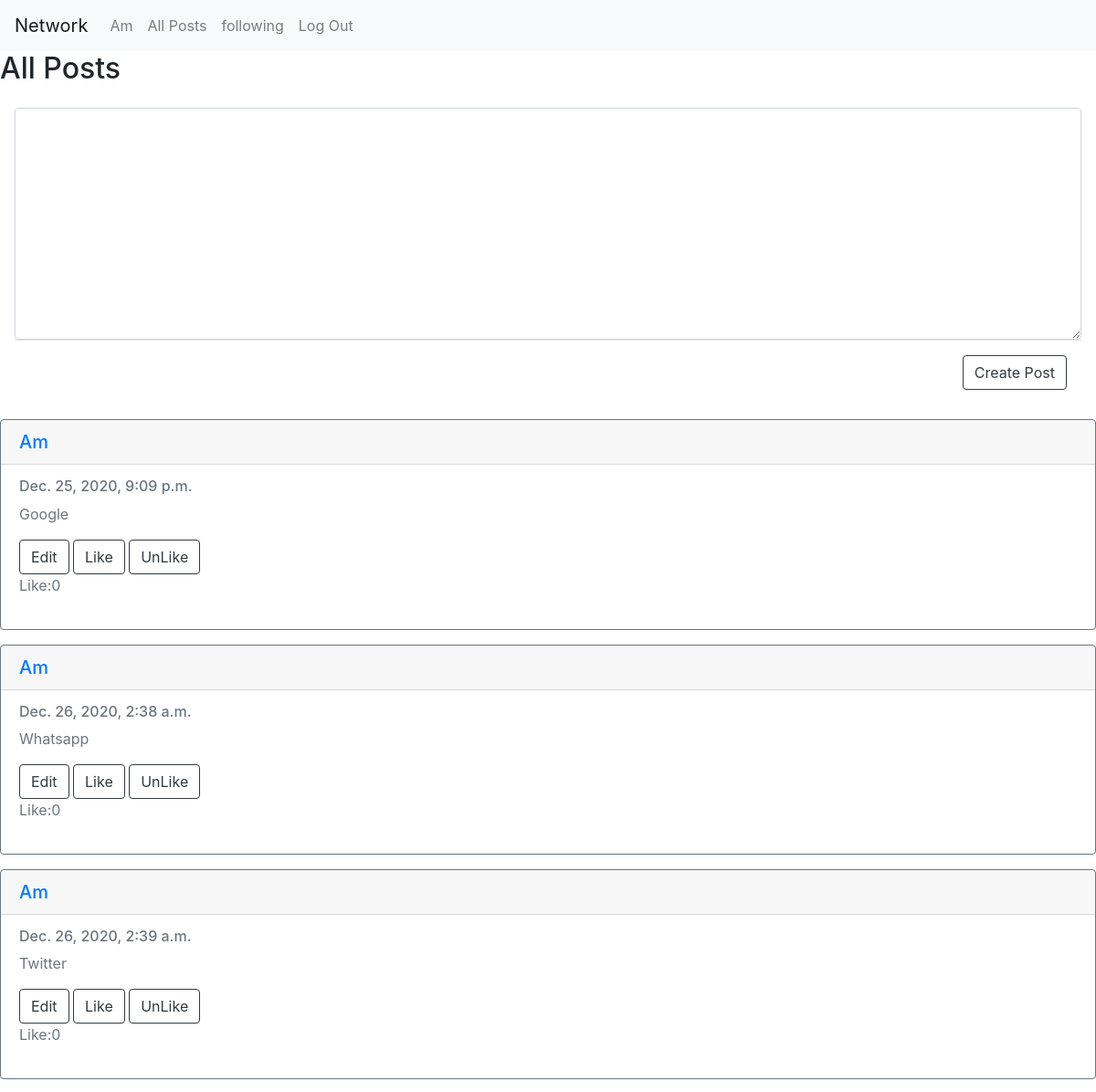
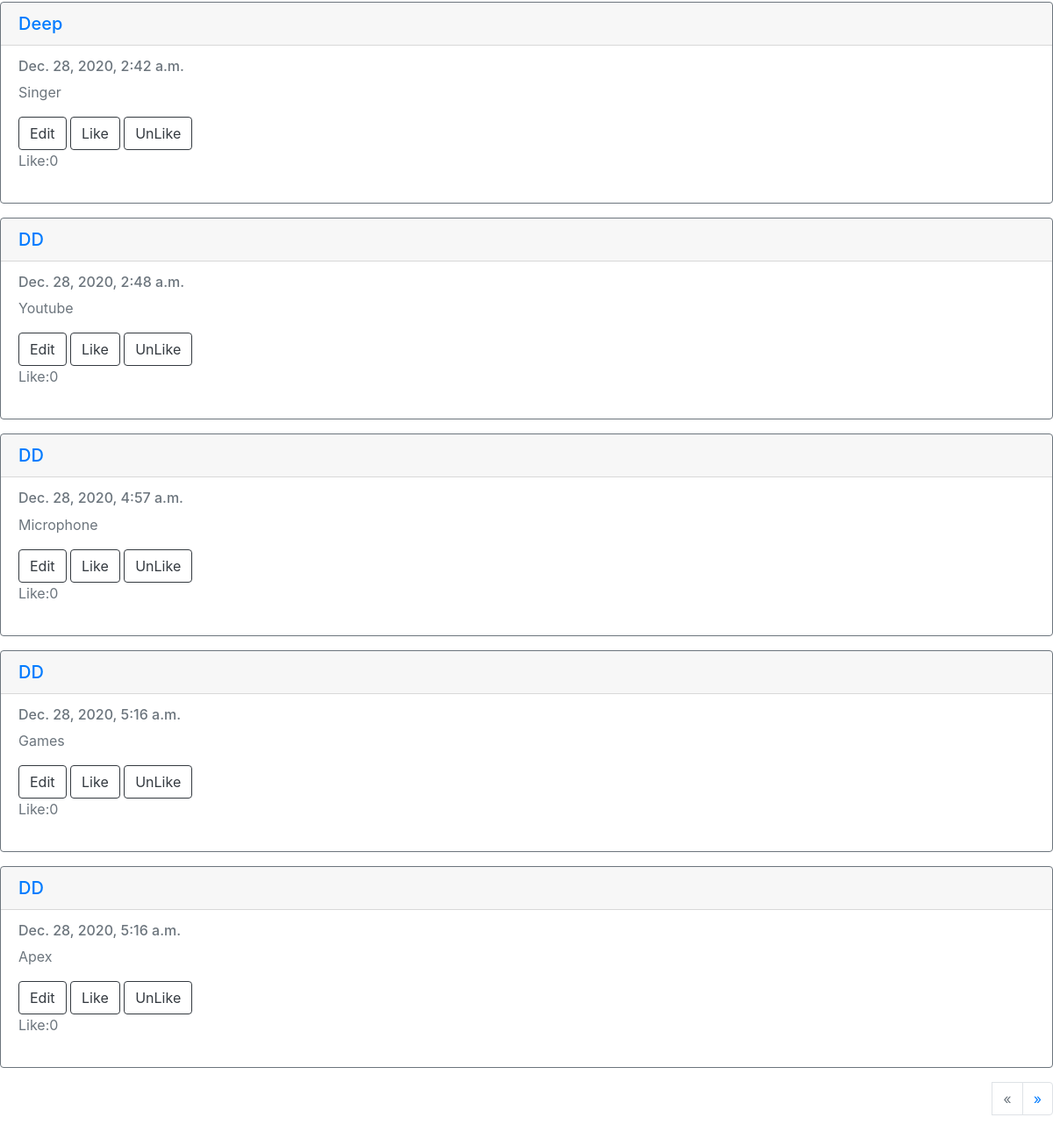
The app's page /all (signed in) with its own data (2 pictures, top to bottom).
### network/models.py (models this page shows, shortened)
class User(AbstractUser):
    pass

class Item(models.Model):
    owner = models.ForeignKey(User, on_delete=models.CASCADE)
    post = models.CharField(max_length=500, null=True, blank=True)
    timestamp = models.DateTimeField(default=timezone.now)

### network/views.py (the view)
# urls.py: path("all",views.allpost, name="allpost"),
def allpost(request):
           user=request.user
           posts = Item.objects.all()
           ll = Lk.objects.filter(Users=user).count()
           paginator = Paginator(posts, 10)
           if request.GET.get("page") != None:
               try:
                   posts = paginator.page(request.GET.get("page"))
               except:
                   posts = paginator.page(1)
           else:
               posts = paginator.page(1)
           return render(request, "network/Post.html", {'posts': posts, 'll': ll})

### network/templates/network/Post.html (shortened to what this page needs)
{% extends "network/layout.html" %}
{% load static %}
{% block body %}
<h2>All Posts</h2>
 <div class="modal-body">
   <form method="post" action="{% url 'addpost'  %}">
<textarea rows="10" class="form-control" name="textarea"></textarea>
              <div class="modal-footer"><button class="btn btn-outline-dark save" type="submit" value="Create">Create Post</button>
             </div>
     </form>
      </div>
  <div class="modal-dialog">
      <div class="modal-header">
          {% for post in posts %}
            <div class="card border-secondary mb-3">
            <h5 class="card-header"><a href="{% url 'userprofile' username=post.owner %}">{{post.owner}}</a></h5>
            <div class="card-body text-secondary">
                <h6 class="card-subtitle mb-2 text-muti">{{post.timestamp}}</h6>
                <p class="card-text">{{post.post}}</p>
                 <a href="{% url 'edit'  post.id   %}"><button class="btn btn-outline-dark save"  value="Edit" >Edit</button></a>
             <a href="{% url 'lk'  post.id   %}"><button class="btn btn-outline-dark save" id=lk   value="Like" >Like</button></a>
             <a href="{% url 'unlike'  post.id   %}"><button class="btn btn-outline-dark save" id=lks value="UnLike" >UnLike</button></a>
             <p>Like:{{ll}}</p>
              </div>
            </div>
              </div>
{% endfor %}
      <div class="d-flex justify-content-end my-3">
  <nav aria-label="Page navigation ">
    <ul class="pagination">
    {% if posts.has_previous %}
    <li class="page-item">
      <li class="page-item">
        <a class="page-link" href="?page={{posts.previous_page_number}}" aria-label="Previous">
          <span aria-hidden="true">&laquo;</span>
          <span class="sr-only">Previous</span>
        </a>
      </li>
      {%else%}
        <li class="page-item">
      <li class="page-item disabled">
        <a class="page-link" href="#" aria-label="Previous">
          <span aria-hidden="true">&laquo;</span>
        </a>
      </li>
      {%endif%}
{% if posts.has_next %}
      <li class="page-item">
        <a class="page-link" href="?page={{posts.next_page_number}}" aria-label="Next">
          <span aria-hidden="true">&raquo;</span>
        </a>
      </li>
      {%endif%}
    </ul>
  </nav>
</div>
{% endblock %}

### network/templates/network/layout.html (shortened to what this page needs)
{% load static %}
<!DOCTYPE html>
<html lang="en">
    <head>
        <link rel="stylesheet" href="https://stackpath.bootstrapcdn.com/bootstrap/4.4.1/css/bootstrap.min.css">
        <link href="{% static 'network/styles.css' %}" rel="stylesheet">
    </head>
    <body>
        <nav class="navbar navbar-expand-lg navbar-light bg-light">
            <a class="navbar-brand" href="#">Network</a>
            <div>
              <ul class="navbar-nav mr-auto">
                {% if user.is_authenticated %}
                    <li class="nav-item">
                        <a class="nav-link" href="{% url 'userprofile' user.username %}">{{user.username}}</a>
                    </li>
                {% endif %}
                <li class="nav-item">
                  <a class="nav-link"  href="{% url 'allpost'  %}">All Posts</a>
                    </li>
                    <li class="nav-item">
                  <a class="nav-link"  href="{% url 'following'  user.username %}">following</a>
                    </li>
                {% if user.is_authenticated %}
                    <li class="nav-item">
                        <a class="nav-link" href="{% url 'logout' %}">Log Out</a>
                    </li>
                {% endif %}
              </ul>
            </div>
          </nav>
        <div class="body">
            {% block body %}
            {% endblock %}
    </body>
</html>

### records on screen
User: username "Am"
Item: owner "Am", timestamp "Dec. 25, 2020, 9:09 p.m.", post "Google", ll "0"
Item: owner "Am", timestamp "Dec. 26, 2020, 2:38 a.m.", post "Whatsapp", ll "0"
Item: owner "Am", timestamp "Dec. 26, 2020, 2:39 a.m.", post "Twitter", ll "0"
Item: owner "Deep", timestamp "Dec. 28, 2020, 2:42 a.m.", post "Singer", ll "0"
Item: owner "DD", timestamp "Dec. 28, 2020, 2:48 a.m.", post "Youtube", ll "0"
Item: owner "DD", timestamp "Dec. 28, 2020, 4:57 a.m.", post "Microphone", ll "0"
Item: owner "DD", timestamp "Dec. 28, 2020, 5:16 a.m.", post "Games", ll "0"
Item: owner "DD", timestamp "Dec. 28, 2020, 5:16 a.m.", post "Apex", ll "0"
